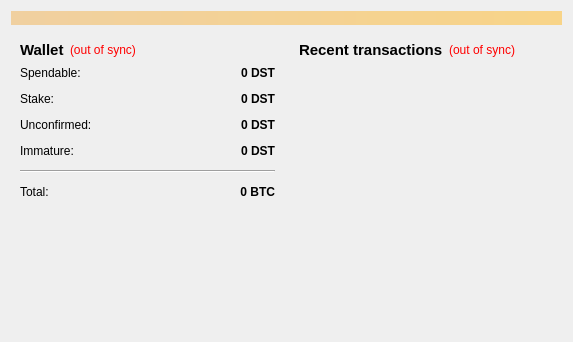
<?xml version="1.0" encoding="UTF-8"?>
<ui version="4.0">
 <class>OverviewPage</class>
 <widget class="QWidget" name="OverviewPage">
  <property name="geometry">
   <rect>
    <x>0</x>
    <y>0</y>
    <width>573</width>
    <height>342</height>
   </rect>
  </property>
  <property name="windowTitle">
   <string>Form</string>
  </property>
  <layout class="QVBoxLayout" name="topLayout">
   <item>
    <widget class="QLabel" name="labelAlerts">
     <property name="visible">
      <bool>false</bool>
     </property>
     <property name="styleSheet">
      <string notr="true">background-color: qlineargradient(x1: 0, y1: 0, x2: 1, y2: 0, stop:0 #F0D0A0, stop:1 #F8D488);  color:#000000
</string>
     </property>
     <property name="wordWrap">
      <bool>true</bool>
     </property>
     <property name="margin">
      <number>3</number>
     </property>
    </widget>
   </item>
   <item>
    <layout class="QHBoxLayout" name="horizontalLayout" stretch="1,1">
     <item>
      <layout class="QVBoxLayout" name="verticalLayout_2">
       <item>
        <widget class="QWidget" name="widget" native="true">
         <layout class="QVBoxLayout" name="verticalLayout_4">
          <item>
           <layout class="QHBoxLayout" name="horizontalLayout_4">
            <item>
             <widget class="QLabel" name="label_5">
              <property name="font">
               <font>
                <pointsize>11</pointsize>
                <weight>75</weight>
                <bold>true</bold>
               </font>
              </property>
              <property name="text">
               <string>Wallet</string>
              </property>
             </widget>
            </item>
            <item>
             <widget class="QLabel" name="labelWalletStatus">
              <property name="toolTip">
               <string>The displayed information may be out of date. Your wallet automatically synchronizes with the DeStream network after a connection is established, but this process has not completed yet.</string>
              </property>
              <property name="styleSheet">
               <string notr="true">QLabel { color: red; }</string>
              </property>
              <property name="text">
               <string notr="true">(out of sync)</string>
              </property>
              <property name="alignment">
               <set>Qt::AlignLeading|Qt::AlignLeft|Qt::AlignVCenter</set>
              </property>
             </widget>
            </item>
            <item>
             <spacer name="horizontalSpacer_2">
              <property name="orientation">
               <enum>Qt::Horizontal</enum>
              </property>
              <property name="sizeHint" stdset="0">
               <size>
                <width>40</width>
                <height>20</height>
               </size>
              </property>
             </spacer>
            </item>
           </layout>
          </item>
          <item>
           <layout class="QFormLayout" name="formLayout_2">
            <property name="fieldGrowthPolicy">
             <enum>QFormLayout::AllNonFixedFieldsGrow</enum>
            </property>
            <property name="horizontalSpacing">
             <number>12</number>
            </property>
            <property name="verticalSpacing">
             <number>12</number>
            </property>
            <item row="0" column="0">
             <widget class="QLabel" name="label">
              <property name="text">
               <string>Spendable:</string>
              </property>
             </widget>
            </item>
            <item row="0" column="1">
             <widget class="QLabel" name="labelBalance">
              <property name="font">
               <font>
                <weight>75</weight>
                <bold>true</bold>
               </font>
              </property>
              <property name="cursor">
               <cursorShape>IBeamCursor</cursorShape>
              </property>
              <property name="toolTip">
               <string>Your current spendable balance</string>
              </property>
              <property name="text">
               <string notr="true">0 DST</string>
              </property>
              <property name="alignment">
               <set>Qt::AlignRight|Qt::AlignTrailing|Qt::AlignVCenter</set>
              </property>
              <property name="textInteractionFlags">
               <set>Qt::LinksAccessibleByMouse|Qt::TextSelectableByKeyboard|Qt::TextSelectableByMouse</set>
              </property>
             </widget>
            </item>
            <item row="1" column="0">
             <widget class="QLabel" name="label_6">
              <property name="text">
               <string>Stake:</string>
              </property>
             </widget>
            </item>
            <item row="1" column="1">
             <widget class="QLabel" name="labelStake">
              <property name="font">
               <font>
                <weight>75</weight>
                <bold>true</bold>
               </font>
              </property>
              <property name="cursor">
               <cursorShape>IBeamCursor</cursorShape>
              </property>
              <property name="toolTip">
               <string>Total of coins that was staked, and do not yet count toward the current balance</string>
              </property>
              <property name="text">
               <string notr="true">0 DST</string>
              </property>
              <property name="alignment">
               <set>Qt::AlignRight|Qt::AlignTrailing|Qt::AlignVCenter</set>
              </property>
              <property name="textInteractionFlags">
               <set>Qt::LinksAccessibleByMouse|Qt::TextSelectableByKeyboard|Qt::TextSelectableByMouse</set>
              </property>
             </widget>
            </item>
            <item row="2" column="0">
             <widget class="QLabel" name="label_3">
              <property name="text">
               <string>Unconfirmed:</string>
              </property>
             </widget>
            </item>
            <item row="2" column="1">
             <widget class="QLabel" name="labelUnconfirmed">
              <property name="font">
               <font>
                <weight>75</weight>
                <bold>true</bold>
               </font>
              </property>
              <property name="cursor">
               <cursorShape>IBeamCursor</cursorShape>
              </property>
              <property name="toolTip">
               <string>Total of transactions that have yet to be confirmed, and do not yet count toward the current balance</string>
              </property>
              <property name="text">
               <string notr="true">0 DST</string>
              </property>
              <property name="alignment">
               <set>Qt::AlignRight|Qt::AlignTrailing|Qt::AlignVCenter</set>
              </property>
              <property name="textInteractionFlags">
               <set>Qt::LinksAccessibleByMouse|Qt::TextSelectableByKeyboard|Qt::TextSelectableByMouse</set>
              </property>
             </widget>
            </item>
            <item row="3" column="0">
             <widget class="QLabel" name="labelImmatureText">
              <property name="text">
               <string>Immature:</string>
              </property>
             </widget>
            </item>
            <item row="3" column="1">
             <widget class="QLabel" name="labelImmature">
              <property name="font">
               <font>
                <weight>75</weight>
                <bold>true</bold>
               </font>
              </property>
              <property name="toolTip">
               <string>Mined balance that has not yet matured</string>
              </property>
              <property name="text">
               <string notr="true">0 DST</string>
              </property>
              <property name="alignment">
               <set>Qt::AlignRight|Qt::AlignTrailing|Qt::AlignVCenter</set>
              </property>
              <property name="textInteractionFlags">
               <set>Qt::LinksAccessibleByMouse|Qt::TextSelectableByKeyboard|Qt::TextSelectableByMouse</set>
              </property>
             </widget>
            </item>
            <item row="4" column="0" colspan="2">
             <widget class="Line" name="line">
              <property name="orientation">
               <enum>Qt::Horizontal</enum>
              </property>
             </widget>
            </item>
            <item row="5" column="0">
             <widget class="QLabel" name="labelTotalText">
              <property name="text">
               <string>Total:</string>
              </property>
             </widget>
            </item>
            <item row="5" column="1">
             <widget class="QLabel" name="labelTotal">
              <property name="font">
               <font>
                <weight>75</weight>
                <bold>true</bold>
               </font>
              </property>
              <property name="cursor">
               <cursorShape>IBeamCursor</cursorShape>
              </property>
              <property name="toolTip">
               <string>Your current total balance</string>
              </property>
              <property name="text">
               <string notr="true">0 BTC</string>
              </property>
              <property name="alignment">
               <set>Qt::AlignRight|Qt::AlignTrailing|Qt::AlignVCenter</set>
              </property>
              <property name="textInteractionFlags">
               <set>Qt::LinksAccessibleByMouse|Qt::TextSelectableByKeyboard|Qt::TextSelectableByMouse</set>
              </property>
             </widget>
            </item>
           </layout>
          </item>
         </layout>
        </widget>
       </item>
       <item>
        <spacer name="verticalSpacer">
         <property name="orientation">
          <enum>Qt::Vertical</enum>
         </property>
         <property name="sizeHint" stdset="0">
          <size>
           <width>20</width>
           <height>40</height>
          </size>
         </property>
        </spacer>
       </item>
      </layout>
     </item>
     <item>
      <layout class="QVBoxLayout" name="verticalLayout_3">
       <item>
        <widget class="QWidget" name="widget_2" native="true">
         <layout class="QVBoxLayout" name="verticalLayout">
          <item>
           <layout class="QHBoxLayout" name="horizontalLayout_2">
            <item>
             <widget class="QLabel" name="label_4">
              <property name="font">
               <font>
                <pointsize>11</pointsize>
                <weight>75</weight>
                <bold>true</bold>
               </font>
              </property>
              <property name="text">
               <string>&lt;b&gt;Recent transactions&lt;/b&gt;</string>
              </property>
             </widget>
            </item>
            <item>
             <widget class="QLabel" name="labelTransactionsStatus">
              <property name="toolTip">
               <string>The displayed information may be out of date. Your wallet automatically synchronizes with the DeStream network after a connection is established, but this process has not completed yet.</string>
              </property>
              <property name="styleSheet">
               <string notr="true">QLabel { color: red; }</string>
              </property>
              <property name="text">
               <string notr="true">(out of sync)</string>
              </property>
              <property name="alignment">
               <set>Qt::AlignRight|Qt::AlignTrailing|Qt::AlignVCenter</set>
              </property>
             </widget>
            </item>
            <item>
             <spacer name="horizontalSpacer">
              <property name="orientation">
               <enum>Qt::Horizontal</enum>
              </property>
              <property name="sizeHint" stdset="0">
               <size>
                <width>40</width>
                <height>20</height>
               </size>
              </property>
             </spacer>
            </item>
           </layout>
          </item>
          <item>
           <widget class="QListView" name="listTransactions">
            <property name="styleSheet">
             <string notr="true">QListView { background: transparent; }</string>
            </property>
            <property name="frameShape">
             <enum>QFrame::NoFrame</enum>
            </property>
            <property name="verticalScrollBarPolicy">
             <enum>Qt::ScrollBarAlwaysOff</enum>
            </property>
            <property name="horizontalScrollBarPolicy">
             <enum>Qt::ScrollBarAlwaysOff</enum>
            </property>
            <property name="selectionMode">
             <enum>QAbstractItemView::NoSelection</enum>
            </property>
           </widget>
          </item>
         </layout>
        </widget>
       </item>
      </layout>
     </item>
    </layout>
   </item>
  </layout>
 </widget>
 <resources/>
 <connections/>
</ui>
